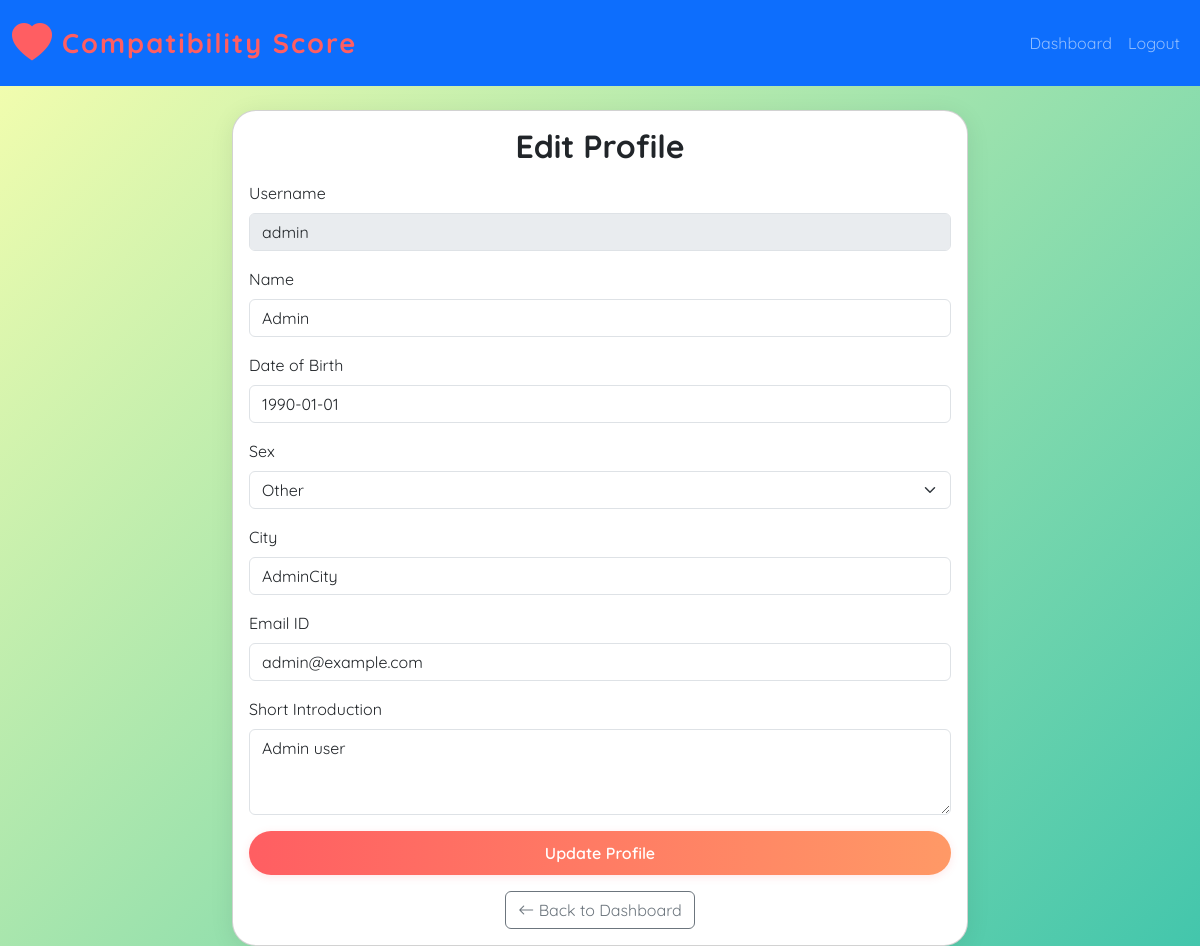
The app's page /profile (signed in) with its own data.
### app.py (models this page shows)
class User(db.Model, UserMixin):
    id = db.Column(db.Integer, primary_key=True)
    username = db.Column(db.String(150), unique=True, nullable=False)
    password_hash = db.Column(db.String(128), nullable=False)
    is_admin = db.Column(db.Boolean, default=False)
    signup_date = db.Column(db.DateTime, server_default=db.func.now())
    name = db.Column(db.String(150), nullable=False)
    date_of_birth = db.Column(db.Date, nullable=False)
    sex = db.Column(db.String(20), nullable=False)
    city = db.Column(db.String(100), nullable=False)
    email = db.Column(db.String(150), unique=True, nullable=False)
    intro = db.Column(db.Text, nullable=True)

### app.py (the view, shortened to what this page needs)
@app.route('/profile', methods=['GET', 'POST'])
@login_required
def profile():
    form = EditProfileForm(obj=current_user)
    form.name.data = current_user.name
    form.date_of_birth.data = current_user.date_of_birth.strftime('%Y-%m-%d')
    form.sex.data = current_user.sex
    form.city.data = current_user.city
    form.email.data = current_user.email
    form.intro.data = current_user.intro
    username = current_user.username  # Pass username to template for display
    return render_template('profile.html', form=form, username=username)

### app.py (shortened to what this page needs)
class EditProfileForm(FlaskForm):
    name = StringField('Name', validators=[DataRequired(), Length(max=150)])
    date_of_birth = StringField('Date of Birth', validators=[DataRequired(), Length(max=10)])
    sex = SelectField('Sex', choices=[('Male', 'Male'), ('Female', 'Female'), ('Other', 'Other')], validators=[DataRequired()])
    city = StringField('City', validators=[DataRequired(), Length(max=100)])
    email = StringField('Email ID', validators=[DataRequired(), Length(max=150)])
    intro = TextAreaField('Short Introduction', validators=[Length(max=1000)])
    submit = SubmitField('Update Profile')

### app.py (called while the page is built)
@login_manager.user_loader
def load_user(user_id):
    return User.query.get(int(user_id))

### templates/profile.html (shortened to what this page needs)
<!DOCTYPE html>
<html lang="en">
<head>
    <link href="https://cdn.jsdelivr.net/npm/bootstrap@5.3.2/dist/css/bootstrap.min.css" rel="stylesheet">
    <link href="https://cdn.jsdelivr.net/npm/bootstrap-icons@1.11.3/font/bootstrap-icons.css" rel="stylesheet">
    <link rel="stylesheet" href="{{ url_for('static', filename='style.css') }}">
</head>
<body>
<nav class="navbar navbar-expand-lg navbar-dark bg-primary mb-4">
  <div class="container-fluid">
    <a class="navbar-brand d-flex align-items-center" href="{{ url_for('home') }}">
      <i class="bi bi-heart-fill quirky-heart me-2"></i> Compatibility Score
    </a>
    <div class="collapse navbar-collapse">
      <ul class="navbar-nav ms-auto">
        <li class="nav-item"><a class="nav-link" href="{{ url_for('dashboard') }}">Dashboard</a></li>
        <li class="nav-item"><a class="nav-link" href="{{ url_for('logout') }}">Logout</a></li>
      </ul>
    </div>
  </div>
</nav>
<div class="container mt-4">
    <div class="row justify-content-center">
        <div class="col-md-8">
            <div class="card">
                <div class="card-body">
                    <h2 class="card-title mb-3 text-center">Edit Profile</h2>
                    <form method="POST">
                        <div class="mb-3">
                            <label class="form-label">Username</label>
                            <input type="text" class="form-control" value="{{ username }}" readonly disabled>
                        </div>
                        <div class="mb-3">
                            {{ form.name.label(class="form-label") }}
                            {{ form.name(class="form-control") }}
                        </div>
                        <div class="mb-3">
                            {{ form.date_of_birth.label(class="form-label") }}
                            {{ form.date_of_birth(class="form-control", placeholder="YYYY-MM-DD") }}
                        </div>
                        <div class="mb-3">
                            {{ form.sex.label(class="form-label") }}
                            {{ form.sex(class="form-select") }}
                        </div>
                        <div class="mb-3">
                            {{ form.city.label(class="form-label") }}
                            {{ form.city(class="form-control") }}
                        </div>
                        <div class="mb-3">
                            {{ form.email.label(class="form-label") }}
                            {{ form.email(class="form-control") }}
                        </div>
                        <div class="mb-3">
                            {{ form.intro.label(class="form-label") }}
                            {{ form.intro(class="form-control", rows=3) }}
                        </div>
                        <div class="d-grid gap-2">
                            {{ form.submit(class="btn btn-fancy") }}
                        </div>
                    </form>
                    <div class="mt-3 text-center">
                        <a href="{{ url_for('dashboard') }}" class="btn btn-outline-secondary"><i class="bi bi-arrow-left"></i> Back to Dashboard</a>
                    </div>
                </div>
            </div>
        </div>
    </div>
</div>
</body>
</html>

### static/style.css (style rules this page uses)
body { font-family: 'Quicksand', Arial, sans-serif; background: linear-gradient(135deg, #f8ffae 0%, #43c6ac 100%); min-height: 100vh; }
.navbar-brand { font-weight: 700; letter-spacing: 2px; font-size: 1.7rem; color: #ff5e62 !important; }
.card { border-radius: 1.5rem; box-shadow: 0 4px 24px 0 rgba(0,0,0,0.08); }
.btn-fancy { background: linear-gradient(90deg, #ff5e62 0%, #ff9966 100%); color: #fff; border: none; border-radius: 2rem; font-weight: 600; padding: 0.6rem 2rem; transition: transform 0.2s, box-shadow 0.2s; box-shadow: 0 2px 8px 0 rgba(255,94,98,0.15); }
h1, h2, h3, h4, h5 { font-family: 'Quicksand', Arial, sans-serif; font-weight: 700; }
.quirky-heart { color: #ff5e62; font-size: 2.5rem; animation: pulse 1.2s infinite alternate; }

### records on screen
User: username "admin", name "Admin", date_of_birth "1990-01-01", sex "Other", city "AdminCity", email "admin@example.com", intro "Admin user"
